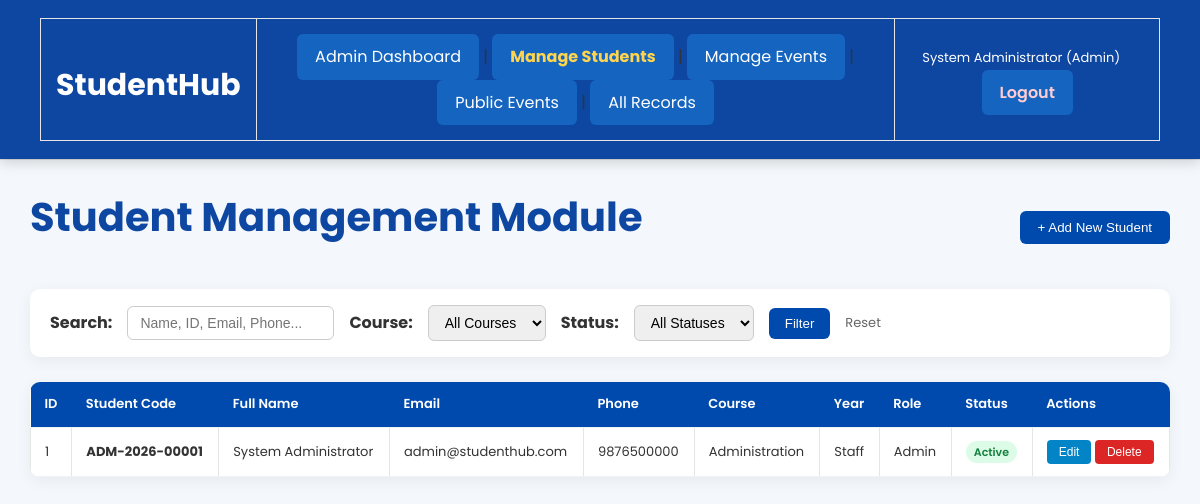
The page /manage_students.php?course=Administration (signed in) on the database its author committed.
### tables this page shows
CREATE TABLE IF NOT EXISTS `students` (
    `id` INT AUTO_INCREMENT PRIMARY KEY,
    `student_id` VARCHAR(25) NOT NULL UNIQUE,
    `fullname` VARCHAR(100) NOT NULL,
    `username` VARCHAR(50) DEFAULT NULL UNIQUE,
    `email` VARCHAR(100) NOT NULL UNIQUE,
    `phone` VARCHAR(15) NOT NULL,
    `password_hash` VARCHAR(255) NOT NULL,
    `role` ENUM('Student', 'Admin') DEFAULT 'Student',
    `course` VARCHAR(50) NOT NULL,
    `year` VARCHAR(30) NOT NULL,
    `gender` ENUM('Male', 'Female', 'Other') NOT NULL,
    `status` ENUM('Active', 'Suspended', 'Pending') DEFAULT 'Active',
    `remember_token` VARCHAR(255) DEFAULT NULL,
    `created_at` TIMESTAMP DEFAULT CURRENT_TIMESTAMP,
    `updated_at` TIMESTAMP DEFAULT CURRENT_TIMESTAMP ON UPDATE CURRENT_TIMESTAMP,
    INDEX `idx_students_email` (`email`),
    INDEX `idx_students_course` (`course`),
    INDEX `idx_students_role` (`role`)
);

### manage_students.php (the view, shortened to what this page needs)
<?php
require_once __DIR__ . '/session_helper.php';
$conn = get_db_connection();
$search = trim($_GET['search'] ?? '');
$filterCourse = trim($_GET['course'] ?? '');
$sql = "SELECT id, student_id, fullname, username, email, phone, course, year, gender, status, role, created_at FROM students WHERE 1=1";
$params = [];
$types = "";
if (!empty($filterCourse) && $filterCourse !== 'All') {
    $sql .= " AND course = ?";
    $params[] = $filterCourse;
    $types .= "s";
}
$sql .= " ORDER BY id DESC";
$students = [];
$stmt = $conn->prepare($sql);
if ($stmt) {
    if (!empty($params)) {
        $stmt->bind_param($types, ...$params);
    }
    $stmt->execute();
    $res = $stmt->get_result();
    while ($row = $res->fetch_assoc()) {
        $students[] = $row;
    }
}
?>
<!DOCTYPE html>
<html lang="en">
<head>
    <link rel="stylesheet" href="dashboard.css">
    <link rel="stylesheet" href="common.css">
</head>
<body>
<hr>
<main class="admin-container">
    <div class="admin-header-bar">
        <h1>Student Management Module</h1>
        <button class="btn-add" onclick="openAddModal()">+ Add New Student</button>
    </div>
    <form method="get" action="manage_students.php" class="filter-panel">
        <label><strong>Search:</strong></label>
        <input type="text" name="search" placeholder="Name, ID, Email, Phone..." value="<?php echo htmlspecialchars($search); ?>">
        <label><strong>Course:</strong></label>
        <select name="course">
            <option value="All">All Courses</option>
        </select>
        <label><strong>Status:</strong></label>
        <select name="status">
            <option value="All">All Statuses</option>
        </select>
        <button type="submit" class="btn-add" style="padding:8px 16px;">Filter</button>
        <a href="manage_students.php" style="color:#666;font-size:13px;text-decoration:none;">Reset</a>
    </form>
    <table class="data-table">
        <thead>
            <tr>
                <th>ID</th>
                <th>Student Code</th>
                <th>Full Name</th>
                <th>Email</th>
                <th>Phone</th>
                <th>Course</th>
                <th>Year</th>
                <th>Role</th>
                <th>Status</th>
                <th>Actions</th>
            </tr>
        </thead>
        <tbody>
            <?php if (!empty($students)): ?>
                <?php foreach ($students as $s): ?>
                <tr>
                    <td><?php echo $s['id']; ?></td>
                    <td><strong><?php echo htmlspecialchars($s['student_id']); ?></strong></td>
                    <td><?php echo htmlspecialchars($s['fullname']); ?></td>
                    <td><?php echo htmlspecialchars($s['email']); ?></td>
                    <td><?php echo htmlspecialchars($s['phone']); ?></td>
                    <td><?php echo htmlspecialchars($s['course']); ?></td>
                    <td><?php echo htmlspecialchars($s['year']); ?></td>
                    <td><?php echo htmlspecialchars($s['role']); ?></td>
                    <td><span class="status-pill status-<?php echo htmlspecialchars($s['status']); ?>"><?php echo htmlspecialchars($s['status']); ?></span></td>
                    <td style="white-space:nowrap;">
                        <button class="btn-action-edit" onclick='openEditModal(<?php echo json_encode($s); ?>)'>Edit</button>
                        <form method="post" action="manage_students.php" style="display:inline;" onsubmit="return confirm('Are you sure you want to delete this student record?');">
                            <button type="submit" class="btn-action-del">Delete</button>
                        </form>
                    </td>
                </tr>
                <?php endforeach; ?>
            <?php else: ?>
                <tr>
                    <td colspan="10" align="center" style="padding:30px;color:#777;">No students found matching your criteria.</td>
                </tr>
            <?php endif; ?>
        </tbody>
    </table>
</main>
</body>
</html>

### dashboard.css (style rules this page uses)
* { margin:0;padding:0;box-sizing:border-box }
body { font-family:'Poppins',sans-serif;background:#f4f7fb;color:#333;line-height:1.6 }
hr { border:none;height:1px;background:#ddd }
main { width:90%;margin:40px auto }
h1 { text-align:center;color:#0d47a1;font-size:40px;margin-bottom:20px }
table { width:100%;border-collapse:collapse }
th { background:#1565c0;color:#fff;padding:14px }
td { padding:15px;border:1px solid #e5e5e5;text-align:center }
a { text-decoration:none }

### manage_students.php (style rules this page uses)
.admin-container { width: 95%; max-width: 1300px; margin: 25px auto; }
.admin-header-bar { display: flex; justify-content: space-between; align-items: center; flex-wrap: wrap; gap: 15px; margin-bottom: 20px; }
.filter-panel { background: #ffffff; padding: 16px 20px; border-radius: 10px; box-shadow: 0 4px 15px rgba(0,0,0,0.06); margin-bottom: 25px; display: flex; gap: 15px; flex-wrap: wrap; align-items: center; }
.filter-panel input, .filter-panel select { padding: 8px 12px; border: 1px solid #ccc; border-radius: 6px; font-size: 14px; }
.btn-add { background: #004aad; color: #ffffff !important; padding: 9px 18px; border-radius: 6px; text-decoration: none; font-weight: 500; border: none; cursor: pointer; }
.btn-action-edit { background: #0284c7; color: #ffffff; padding: 5px 12px; border-radius: 4px; text-decoration: none; font-size: 12px; border: none; cursor: pointer; }
.btn-action-del { background: #dc2626; color: #ffffff; padding: 5px 12px; border-radius: 4px; text-decoration: none; font-size: 12px; border: none; cursor: pointer; }
.data-table { width: 100%; border-collapse: collapse; background: #ffffff; border-radius: 10px; overflow: hidden; box-shadow: 0 4px 15px rgba(0,0,0,0.06); }
.data-table th, .data-table td { padding: 12px 14px; text-align: left; border-bottom: 1px solid #edf2f7; font-size: 13px; }
.data-table th { background: #004aad; color: #ffffff; font-weight: 600; }
.status-pill { padding: 3px 8px; border-radius: 12px; font-size: 11px; font-weight: 600; }
.status-Active { background: #dcfce7; color: #15803d; }

### rows shown on the page
students: id "1", student "ADM-2026-00001", fullname "System Administrator", email "admin@studenthub.com", phone "9876500000", course "Administration", year "Staff", role "Admin", status "Active"

### other values the page prints
$name "System Administrator"
$role "Admin"
